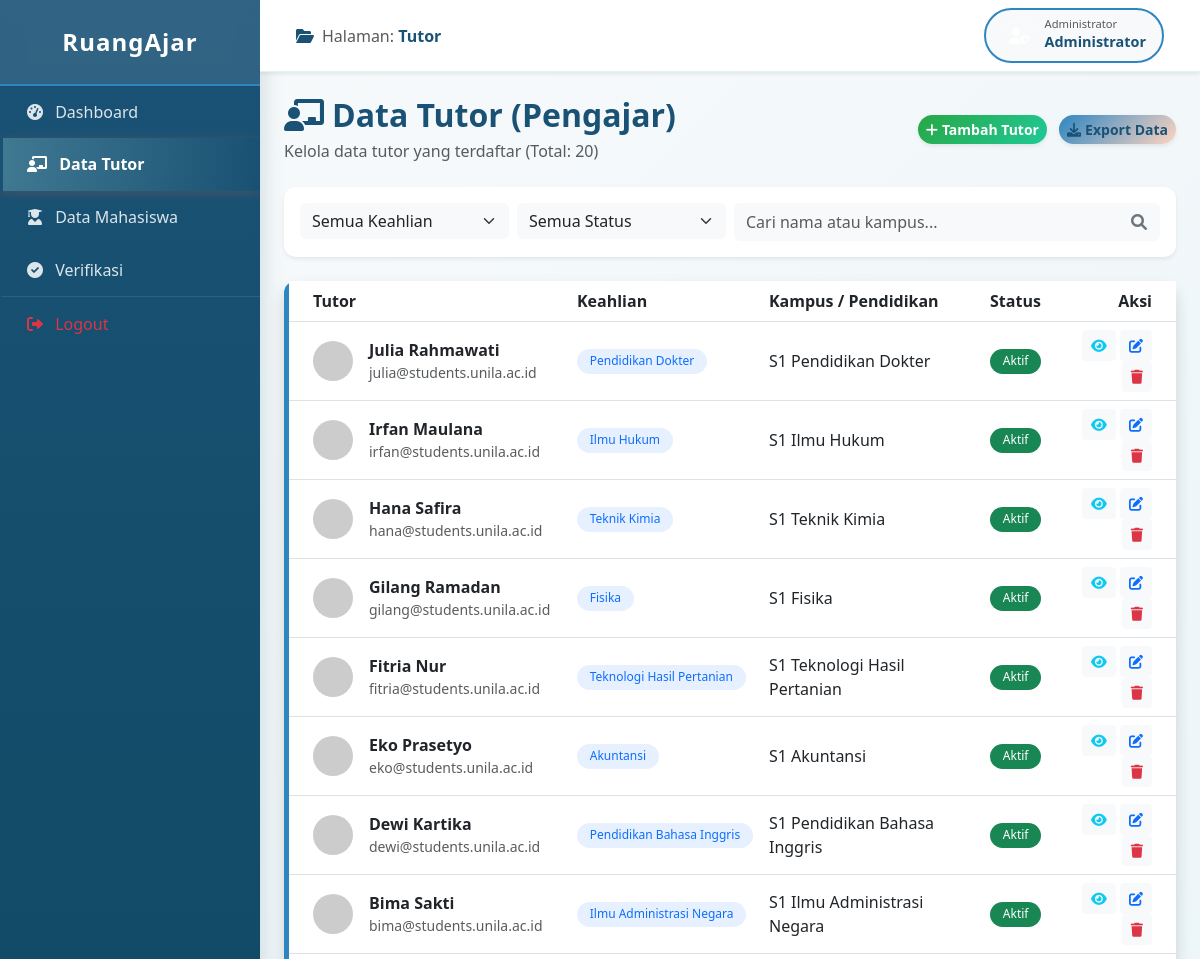
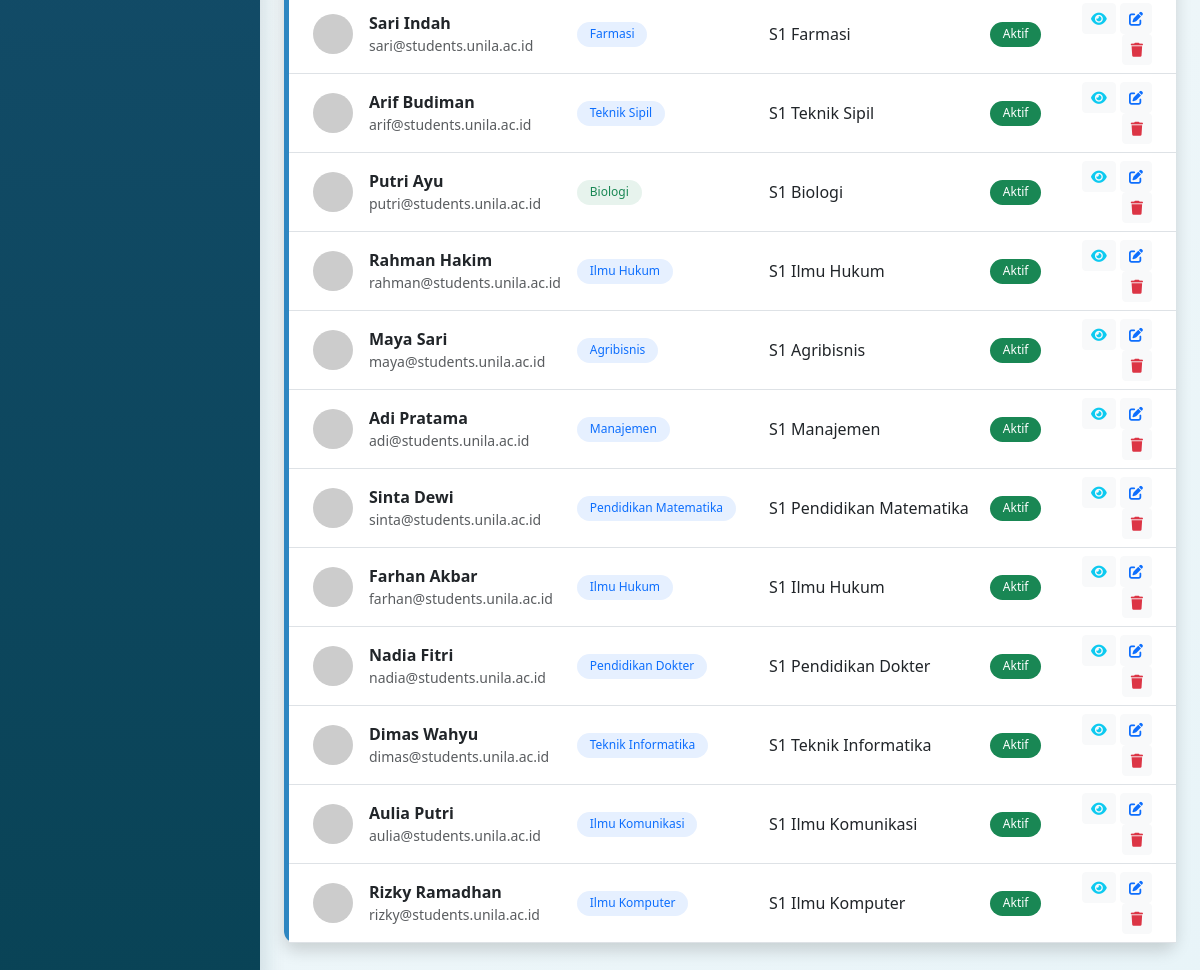
The page /frontend/pages/admin/dashboard.php?page=tutor (signed in) on the database its author committed (2 pictures, top to bottom).
### tables this page shows
CREATE TABLE `tutor` (
  `id` int NOT NULL AUTO_INCREMENT,
  `nama_lengkap` varchar(100) NOT NULL,
  `email` varchar(100) NOT NULL,
  `npm` varchar(20) DEFAULT NULL,
  `angkatan` int DEFAULT '2022',
  `fakultas` varchar(100) DEFAULT 'FMIPA',
  `telepon` varchar(15) DEFAULT NULL,
  `keahlian` varchar(50) DEFAULT NULL,
  `pendidikan` varchar(100) DEFAULT NULL,
  `pengalaman_mengajar` int DEFAULT '0',
  `harga_per_sesi` int DEFAULT '0',
  `deskripsi` text,
  `status` enum('Aktif','Non-Aktif','Cuti') DEFAULT 'Non-Aktif',
  `rating` decimal(3,2) DEFAULT '0.00',
  `foto_profil` varchar(255) DEFAULT NULL,
  `password` varchar(255) DEFAULT NULL,
  `email_notification` tinyint(1) DEFAULT '1',
  `booking_notification` tinyint(1) DEFAULT '1',
  `reminder_notification` tinyint(1) DEFAULT '1',
  `availability_status` enum('Tersedia','Sibuk','Tidak Tersedia') DEFAULT 'Tersedia',
  `availability_note` varchar(255) DEFAULT NULL,
  `created_at` timestamp NOT NULL DEFAULT CURRENT_TIMESTAMP,
  PRIMARY KEY (`id`),
  UNIQUE KEY `email` (`email`)
);

### src/frontend/pages/admin/views/tutor.php (the view, shortened to what this page needs)
<?php
global $conn;
$query = "SELECT * FROM tutor ORDER BY id DESC";
$result = mysqli_query($conn, $query);
$total_tutor = mysqli_num_rows($result);
?>
<div class="d-flex justify-content-between flex-wrap flex-md-nowrap align-items-center mb-4">
    <div>
        <h2 class="mb-1 fw-bold" style="color: #1a5276;"><i class="fas fa-chalkboard-teacher me-2"></i>Data Tutor (Pengajar)</h2>
        <p class="text-muted mb-0">Kelola data tutor yang terdaftar (Total: <?= $total_tutor ?>)</p>
    </div>
    <div>
        <button class="btn btn-sm rounded-pill shadow-sm me-2" onclick="openAddTutorModal()"
                style="background: linear-gradient(135deg, #28a745 0%, #20c997 100%); color: white; border: none; font-weight: 600;">
            <i class="fas fa-plus me-1"></i>Tambah Tutor
        </button>
        <button class="btn btn-sm rounded-pill shadow-sm" onclick="window.print()"
                style="background: linear-gradient(135deg, #2e86c1 0%, #ffd4c1 100%); color: #1a5276; border: none; font-weight: 600;">
            <i class="fas fa-download me-1"></i>Export Data
        </button>
    </div>
</div>
<div class="card border-0 shadow-sm mb-4">
    <div class="card-body p-3">
        <div class="row g-2">
            <div class="col-md-3">
                <select id="filterKategori" class="form-select border-0 bg-light" onchange="filterTable()">
                    <option value="">Semua Keahlian</option>
                </select>
            </div>
            <div class="col-md-3">
                <select id="filterStatus" class="form-select border-0 bg-light" onchange="filterTable()">
                    <option value="">Semua Status</option>
                </select>
            </div>
            <div class="col-md-6">
                <div class="input-group">
                    <input type="text" id="searchInput" class="form-control border-0 bg-light" placeholder="Cari nama atau kampus..." onkeyup="filterTable()">
                    <button class="btn btn-light text-secondary"><i class="fas fa-search"></i></button>
                </div>
            </div>
        </div>
    </div>
</div>
<div class="card border-0 shadow" style="border-left: 5px solid #2e86c1 !important; border-radius: 12px;">
    <div class="card-body p-0">
        <div class="table-responsive">
            <table class="table table-hover align-middle mb-0" id="tutorTable">
                <thead style="background: linear-gradient(135deg, #1a5276 0%, #0A5A70 100%); color: white;">
                    <tr>
                        <th class="ps-4">Tutor</th>
                        <th>Keahlian</th>
                        <th>Kampus / Pendidikan</th>
                        <th>Status</th>
                        <th class="text-end pe-4">Aksi</th>
                    </tr>
                </thead>
                <tbody>
                    <?php
                    if (mysqli_num_rows($result) > 0) {
                        while($row = mysqli_fetch_assoc($result)) {
                            $catColor = 'primary';
                            if($row['keahlian'] == 'Biologi') $catColor = 'success';
                            $statColor = 'success';
                    ?>
                    <tr>
                        <td class="ps-4">
                            <div class="d-flex align-items-center">
                                <img src="https://ui-avatars.com/api/?name=<?= urlencode($row['nama_lengkap']) ?>&background=random" class="rounded-circle me-3" width="40">
                                <div>
                                    <div class="fw-bold name-col"><?= htmlspecialchars($row['nama_lengkap']) ?></div>
                                    <div class="small text-muted"><?= htmlspecialchars($row['email']) ?></div>
                                </div>
                            </div>
                        </td>
                        <td><span class="badge bg-<?= $catColor ?> bg-opacity-10 text-<?= $catColor == 'dark' ? 'dark' : $catColor ?> category-col"><?= $row['keahlian'] ?></span></td>
                        <td><?= htmlspecialchars($row['pendidikan']) ?></td>
                        <td><span class="badge bg-<?= $statColor ?> status-col"><?= $row['status'] ?></span></td>
                        <td class="text-end pe-4">
                            <button class="btn btn-sm btn-light text-info"
                                onclick="showDetailTutor(
                                    '<?= addslashes($row['nama_lengkap']) ?>',
                                    '<?= $row['email'] ?>',
                                    '<?= $row['keahlian'] ?>',
                                    '<?= $row['status'] ?>',
                                    '<?= addslashes($row['pendidikan']) ?>'
                                )">
                                <i class="fas fa-eye"></i>
                            </button>
                            <button class="btn btn-sm btn-light text-primary" onclick="editTutor(<?= $row['id'] ?>)"><i class="fas fa-edit"></i></button>
                            <button class="btn btn-sm btn-light text-danger" onclick="deleteTutor(<?= $row['id'] ?>)"><i class="fas fa-trash"></i></button>
                        </td>
                    </tr>
                    <?php
                        }
                    } else {
                        echo "<tr><td colspan='5' class='text-center py-4'>Belum ada data tutor.</td></tr>";
                    }
                    ?>
                </tbody>
            </table>
        </div>
    </div>
</div>

### src/frontend/pages/admin/dashboard.php (shortened to what this page needs)
<?php
$page = $_GET['page'] ?? 'home';
?>
<!DOCTYPE html>
<html lang="id">
<head>
    <link href="https://cdn.jsdelivr.net/npm/bootstrap@5.3.0/dist/css/bootstrap.min.css" rel="stylesheet">
    <link rel="stylesheet" href="https://cdnjs.cloudflare.com/ajax/libs/font-awesome/6.0.0/css/all.min.css">
</head>
<body>
<div class="d-flex" id="wrapper">
    <div id="sidebar-wrapper">
        <div class="sidebar-heading text-center py-4 border-bottom border-secondary fs-4 fw-bold">
            RuangAjar
        </div>
            <div class="list-group list-group-flush">
                <a href="?page=home" class="list-group-item list-group-item-action <?= $page == 'home' ? 'active' : '' ?>">
                <i class="fas fa-tachometer-alt me-2"></i> Dashboard
                </a>
                <a href="?page=tutor" class="list-group-item list-group-item-action <?= $page == 'tutor' ? 'active' : '' ?>">
                <i class="fas fa-chalkboard-teacher me-2"></i> Data Tutor
                </a>
                <a href="?page=mahasiswa" class="list-group-item list-group-item-action <?= $page == 'mahasiswa' ? 'active' : '' ?>">
                <i class="fas fa-user-graduate me-2"></i> Data Mahasiswa
                </a>
                <a href="?page=verifikasi" class="list-group-item list-group-item-action <?= $page == 'verifikasi' ? 'active' : '' ?>">
                <i class="fas fa-check-circle me-2"></i> Verifikasi
                </a>
                <a href="../../../backend/auth/logout.php" class="list-group-item list-group-item-action text-danger mt-5">
                <i class="fas fa-sign-out-alt me-2"></i> Logout
                </a>
            </div>
        </div>
    <div id="page-content-wrapper">
        <nav class="navbar navbar-expand-lg navbar-light bg-white border-bottom shadow-sm px-4 sticky-top">
            <div class="container-fluid">
                <div class="d-flex align-items-center">
                    <i class="fas fa-folder-open me-2" style="color: var(--primary-dark);"></i>
                    <span class="navbar-text">Halaman: <strong style="color: var(--primary-dark);"><?= ucfirst($page) ?></strong></span>
                </div>
                <div class="d-flex align-items-center ms-auto">
                    <div class="bg-light rounded-pill px-3 py-2 d-flex align-items-center" style="border: 2px solid var(--primary-light);">
                        <div class="rounded-circle bg-gradient d-flex align-items-center justify-content-center me-2"
                             style="width: 35px; height: 35px; background: linear-gradient(135deg, var(--primary-dark), var(--primary-light));">
                            <i class="fas fa-user-shield text-white"></i>
                        </div>
                        <div>
                            <small class="text-muted d-block" style="font-size: 0.7rem; line-height: 1;">Administrator</small>
                            <strong style="color: var(--primary-dark); font-size: 0.9rem;"><?= htmlspecialchars($_SESSION['user_name'] ?? 'Admin') ?></strong>
                        </div>
                    </div>
                </div>
            </div>
        </nav>
        <div class="container-fluid px-4 mt-4 mb-5">
            <?php
            $viewDir = 'views/';
            $file = $viewDir . $page . '.php';
            if (file_exists($file)) {
                include $file;
            } else {
                echo '<div class="alert alert-danger">File View tidak ditemukan: '.$file.'</div>';
            }
            ?>
        </div>
    </div>
</div>
</body>
</html>

### src/frontend/pages/admin/dashboard.php (style rules this page uses)
:root { --primary-dark: #1a5276; --primary-light: #2e86c1; --accent-yellow: #ffb866; --accent-orange: #1a5276; --bg-light: #F8FAFB; }
body { overflow-x: hidden; background: linear-gradient(135deg, #F8FAFB 0%, #E8F4F8 100%); font-family: 'Segoe UI', Tahoma, Geneva, Verdana, sans-serif; }
#wrapper { display: flex; width: 100%; height: 100vh; overflow: hidden; }
#sidebar-wrapper { min-width: 260px; max-width: 260px; height: 100vh; background: linear-gradient(180deg, var(--primary-dark) 0%, #094356 100%); color: #fff; overflow-y: auto; position: relative; box-shadow: 4px 0 20px rgba(12, 74, 96, 0.15); }
#sidebar-wrapper .sidebar-heading { background: rgba(255, 255, 255, 0.1); backdrop-filter: blur(10px); border-bottom: 2px solid var(--primary-light) !important; letter-spacing: 1px; }
#sidebar-wrapper .list-group-item { background-color: transparent; color: rgba(255, 255, 255, 0.85); border: none; padding: 0.9rem 1.5rem; transition: all 0.3s ease; border-left: 3px solid transparent; }
#sidebar-wrapper .list-group-item.active { background: linear-gradient(90deg, rgba(154, 212, 214, 0.3) 0%, transparent 100%); color: #fff; font-weight: 600; border-left-color: var(--accent-orange); box-shadow: 0 2px 10px rgba(255, 107, 53, 0.2); }
#sidebar-wrapper .list-group-item.text-danger { border-top: 1px solid rgba(255, 255, 255, 0.1); margin-top: auto !important; }
#page-content-wrapper { width: 100%; height: 100vh; overflow-y: auto; position: relative; }
.navbar { background: rgba(255, 255, 255, 0.95) !important; backdrop-filter: blur(10px); border-bottom: 1px solid rgba(154, 212, 214, 0.3) !important; }
.card { border: none !important; border-radius: 12px !important; transition: transform 0.3s ease, box-shadow 0.3s ease; }
.badge { padding: 0.4rem 0.8rem; font-weight: 500; border-radius: 20px; }
.table thead { background: linear-gradient(135deg, var(--primary-light) 0%, #ffd4c1 100%) !important; color: var(--primary-dark) !important; }

### rows shown on the page
tutor: nama_lengkap "Julia Rahmawati", email "julia@students.unila.ac.id", keahlian "Pendidikan Dokter", pendidikan "S1 Pendidikan Dokter", status "Aktif"
tutor: nama_lengkap "Irfan Maulana", email "irfan@students.unila.ac.id", keahlian "Ilmu Hukum", pendidikan "S1 Ilmu Hukum", status "Aktif"
tutor: nama_lengkap "Hana Safira", email "hana@students.unila.ac.id", keahlian "Teknik Kimia", pendidikan "S1 Teknik Kimia", status "Aktif"
tutor: nama_lengkap "Gilang Ramadan", email "gilang@students.unila.ac.id", keahlian "Fisika", pendidikan "S1 Fisika", status "Aktif"
tutor: nama_lengkap "Fitria Nur", email "fitria@students.unila.ac.id", keahlian "Teknologi Hasil Pertanian", pendidikan "S1 Teknologi Hasil Pertanian", status "Aktif"
tutor: nama_lengkap "Eko Prasetyo", email "eko@students.unila.ac.id", keahlian "Akuntansi", pendidikan "S1 Akuntansi", status "Aktif"
tutor: nama_lengkap "Dewi Kartika", email "dewi@students.unila.ac.id", keahlian "Pendidikan Bahasa Inggris", pendidikan "S1 Pendidikan Bahasa Inggris", status "Aktif"
tutor: nama_lengkap "Bima Sakti", email "bima@students.unila.ac.id", keahlian "Ilmu Administrasi Negara", pendidikan "S1 Ilmu Administrasi Negara", status "Aktif"
tutor: nama_lengkap "Sari Indah", email "sari@students.unila.ac.id", keahlian "Farmasi", pendidikan "S1 Farmasi", status "Aktif"
tutor: nama_lengkap "Arif Budiman", email "arif@students.unila.ac.id", keahlian "Teknik Sipil", pendidikan "S1 Teknik Sipil", status "Aktif"
tutor: nama_lengkap "Putri Ayu", email "putri@students.unila.ac.id", keahlian "Biologi", pendidikan "S1 Biologi", status "Aktif"
tutor: nama_lengkap "Rahman Hakim", email "rahman@students.unila.ac.id", keahlian "Ilmu Hukum", pendidikan "S1 Ilmu Hukum", status "Aktif"
tutor: nama_lengkap "Maya Sari", email "maya@students.unila.ac.id", keahlian "Agribisnis", pendidikan "S1 Agribisnis", status "Aktif"
tutor: nama_lengkap "Adi Pratama", email "adi@students.unila.ac.id", keahlian "Manajemen", pendidikan "S1 Manajemen", status "Aktif"
tutor: nama_lengkap "Sinta Dewi", email "sinta@students.unila.ac.id", keahlian "Pendidikan Matematika", pendidikan "S1 Pendidikan Matematika", status "Aktif"
tutor: nama_lengkap "Farhan Akbar", email "farhan@students.unila.ac.id", keahlian "Ilmu Hukum", pendidikan "S1 Ilmu Hukum", status "Aktif"
tutor: nama_lengkap "Nadia Fitri", email "nadia@students.unila.ac.id", keahlian "Pendidikan Dokter", pendidikan "S1 Pendidikan Dokter", status "Aktif"
tutor: nama_lengkap "Dimas Wahyu", email "dimas@students.unila.ac.id", keahlian "Teknik Informatika", pendidikan "S1 Teknik Informatika", status "Aktif"
tutor: nama_lengkap "Aulia Putri", email "aulia@students.unila.ac.id", keahlian "Ilmu Komunikasi", pendidikan "S1 Ilmu Komunikasi", status "Aktif"
tutor: nama_lengkap "Rizky Ramadhan", email "rizky@students.unila.ac.id", keahlian "Ilmu Komputer", pendidikan "S1 Ilmu Komputer", status "Aktif"

### other values the page prints
$page "Tutor"
$_SESSION['user_name'] "Administrator"
$total_tutor "20"
